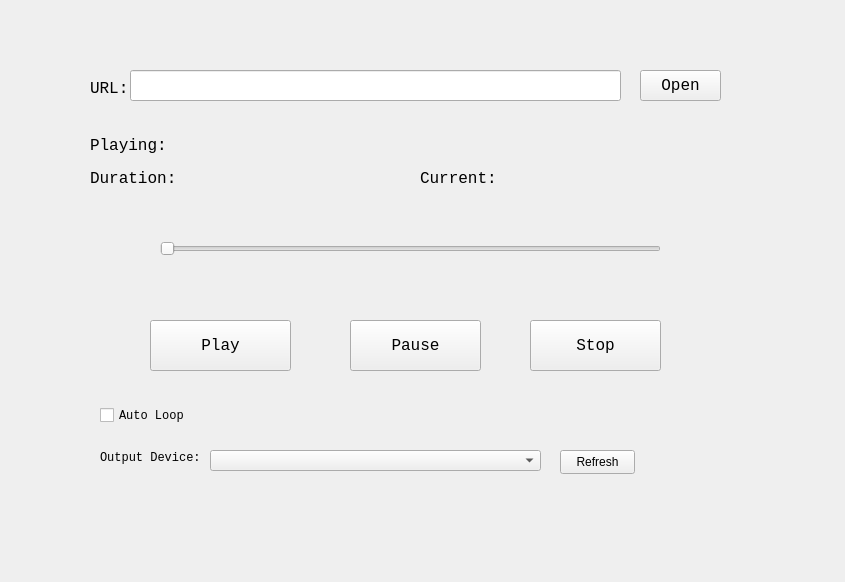
<?xml version="1.0" encoding="UTF-8"?>
<ui version="4.0">
 <class>Widget</class>
 <widget class="QWidget" name="Widget">
  <property name="geometry">
   <rect>
    <x>0</x>
    <y>0</y>
    <width>845</width>
    <height>582</height>
   </rect>
  </property>
  <property name="windowTitle">
   <string>Widget</string>
  </property>
  <widget class="QPushButton" name="pushButton">
   <property name="geometry">
    <rect>
     <x>150</x>
     <y>320</y>
     <width>141</width>
     <height>51</height>
    </rect>
   </property>
   <property name="font">
    <font>
     <family>Consolas</family>
     <pointsize>12</pointsize>
    </font>
   </property>
   <property name="text">
    <string>Play</string>
   </property>
  </widget>
  <widget class="QPushButton" name="pushButton_2">
   <property name="geometry">
    <rect>
     <x>350</x>
     <y>320</y>
     <width>131</width>
     <height>51</height>
    </rect>
   </property>
   <property name="font">
    <font>
     <family>Consolas</family>
     <pointsize>12</pointsize>
    </font>
   </property>
   <property name="text">
    <string>Pause</string>
   </property>
  </widget>
  <widget class="QPushButton" name="pushButton_3">
   <property name="geometry">
    <rect>
     <x>530</x>
     <y>320</y>
     <width>131</width>
     <height>51</height>
    </rect>
   </property>
   <property name="font">
    <font>
     <family>Consolas</family>
     <pointsize>12</pointsize>
    </font>
   </property>
   <property name="text">
    <string>Stop</string>
   </property>
  </widget>
  <widget class="QPushButton" name="pushButton_4">
   <property name="geometry">
    <rect>
     <x>640</x>
     <y>70</y>
     <width>81</width>
     <height>31</height>
    </rect>
   </property>
   <property name="font">
    <font>
     <family>Consolas</family>
     <pointsize>12</pointsize>
    </font>
   </property>
   <property name="text">
    <string>Open</string>
   </property>
  </widget>
  <widget class="QLabel" name="label">
   <property name="geometry">
    <rect>
     <x>90</x>
     <y>130</y>
     <width>641</width>
     <height>31</height>
    </rect>
   </property>
   <property name="font">
    <font>
     <family>Consolas</family>
     <pointsize>12</pointsize>
    </font>
   </property>
   <property name="text">
    <string>Playing: </string>
   </property>
  </widget>
  <widget class="QLineEdit" name="lineEdit">
   <property name="geometry">
    <rect>
     <x>130</x>
     <y>70</y>
     <width>491</width>
     <height>31</height>
    </rect>
   </property>
   <property name="font">
    <font>
     <family>Consolas</family>
     <pointsize>12</pointsize>
    </font>
   </property>
   <property name="text">
    <string/>
   </property>
  </widget>
  <widget class="QLabel" name="label_2">
   <property name="geometry">
    <rect>
     <x>90</x>
     <y>80</y>
     <width>41</width>
     <height>16</height>
    </rect>
   </property>
   <property name="font">
    <font>
     <family>Consolas</family>
     <pointsize>12</pointsize>
    </font>
   </property>
   <property name="text">
    <string>URL:</string>
   </property>
  </widget>
  <widget class="ClickableQSlider" name="horizontalSlider">
   <property name="geometry">
    <rect>
     <x>160</x>
     <y>240</y>
     <width>501</width>
     <height>18</height>
    </rect>
   </property>
   <property name="font">
    <font>
     <family>Consolas</family>
     <pointsize>12</pointsize>
    </font>
   </property>
   <property name="maximum">
    <number>100</number>
   </property>
   <property name="orientation">
    <enum>Qt::Horizontal</enum>
   </property>
  </widget>
  <widget class="QLabel" name="label_3">
   <property name="geometry">
    <rect>
     <x>90</x>
     <y>170</y>
     <width>301</width>
     <height>16</height>
    </rect>
   </property>
   <property name="font">
    <font>
     <family>Consolas</family>
     <pointsize>12</pointsize>
    </font>
   </property>
   <property name="text">
    <string>Duration:</string>
   </property>
  </widget>
  <widget class="QLabel" name="label_4">
   <property name="geometry">
    <rect>
     <x>420</x>
     <y>170</y>
     <width>301</width>
     <height>16</height>
    </rect>
   </property>
   <property name="font">
    <font>
     <family>Consolas</family>
     <pointsize>12</pointsize>
    </font>
   </property>
   <property name="text">
    <string>Current:</string>
   </property>
  </widget>
  <widget class="QComboBox" name="comboBox">
   <property name="geometry">
    <rect>
     <x>210</x>
     <y>450</y>
     <width>331</width>
     <height>21</height>
    </rect>
   </property>
   <property name="font">
    <font>
     <family>Consolas</family>
     <pointsize>9</pointsize>
    </font>
   </property>
  </widget>
  <widget class="QLabel" name="label_5">
   <property name="geometry">
    <rect>
     <x>100</x>
     <y>450</y>
     <width>101</width>
     <height>16</height>
    </rect>
   </property>
   <property name="font">
    <font>
     <family>Consolas</family>
     <pointsize>9</pointsize>
    </font>
   </property>
   <property name="text">
    <string>Output Device:</string>
   </property>
  </widget>
  <widget class="QCheckBox" name="checkBox">
   <property name="geometry">
    <rect>
     <x>100</x>
     <y>400</y>
     <width>91</width>
     <height>31</height>
    </rect>
   </property>
   <property name="font">
    <font>
     <family>Consolas</family>
     <pointsize>9</pointsize>
    </font>
   </property>
   <property name="text">
    <string>Auto Loop</string>
   </property>
  </widget>
  <widget class="QPushButton" name="pushButton_5">
   <property name="geometry">
    <rect>
     <x>560</x>
     <y>450</y>
     <width>75</width>
     <height>24</height>
    </rect>
   </property>
   <property name="text">
    <string>Refresh</string>
   </property>
  </widget>
 </widget>
 <customwidgets>
  <customwidget>
   <class>ClickableQSlider</class>
   <extends>QSlider</extends>
   <header>clickableqslider.hpp</header>
  </customwidget>
 </customwidgets>
 <resources/>
 <connections>
  <connection>
   <sender>pushButton</sender>
   <signal>clicked()</signal>
   <receiver>Widget</receiver>
   <slot>Play()</slot>
   <hints>
    <hint type="sourcelabel">
     <x>420</x>
     <y>255</y>
    </hint>
    <hint type="destinationlabel">
     <x>422</x>
     <y>274</y>
    </hint>
   </hints>
  </connection>
  <connection>
   <sender>pushButton_3</sender>
   <signal>clicked()</signal>
   <receiver>Widget</receiver>
   <slot>Stop()</slot>
   <hints>
    <hint type="sourcelabel">
     <x>420</x>
     <y>405</y>
    </hint>
    <hint type="destinationlabel">
     <x>422</x>
     <y>290</y>
    </hint>
   </hints>
  </connection>
  <connection>
   <sender>pushButton_2</sender>
   <signal>clicked()</signal>
   <receiver>Widget</receiver>
   <slot>Pause()</slot>
   <hints>
    <hint type="sourcelabel">
     <x>420</x>
     <y>328</y>
    </hint>
    <hint type="destinationlabel">
     <x>422</x>
     <y>290</y>
    </hint>
   </hints>
  </connection>
  <connection>
   <sender>pushButton_4</sender>
   <signal>clicked()</signal>
   <receiver>Widget</receiver>
   <slot>Open()</slot>
   <hints>
    <hint type="sourcelabel">
     <x>680</x>
     <y>80</y>
    </hint>
    <hint type="destinationlabel">
     <x>422</x>
     <y>290</y>
    </hint>
   </hints>
  </connection>
  <connection>
   <sender>pushButton_5</sender>
   <signal>clicked()</signal>
   <receiver>Widget</receiver>
   <slot>UpdateDeviceList()</slot>
   <hints>
    <hint type="sourcelabel">
     <x>597</x>
     <y>461</y>
    </hint>
    <hint type="destinationlabel">
     <x>422</x>
     <y>290</y>
    </hint>
   </hints>
  </connection>
 </connections>
 <slots>
  <slot>Play()</slot>
  <slot>Pause()</slot>
  <slot>Stop()</slot>
  <slot>Open()</slot>
  <slot>UpdateDeviceList()</slot>
 </slots>
</ui>
